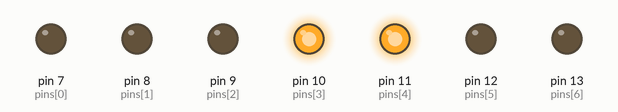
Recording of a sketch running on a simulated Arduino Uno, built with avr-gcc and run on an emulated ATmega328P. Parts: output pins drawn as LEDs (lit = HIGH).

Above: at 0.2 s.
At 1.2 s:
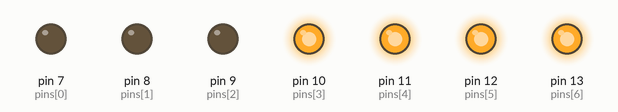
At 1.7 s:
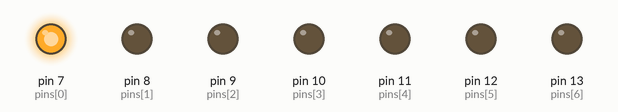
At 2.7 s:
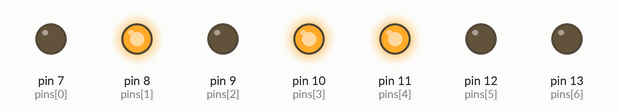
At 4.2 s:
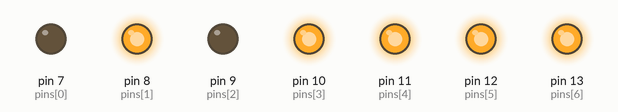
At 5.7 s:
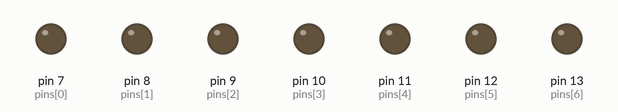
Timing chart, 0 to 6.5 s (numbered marks = the images above):
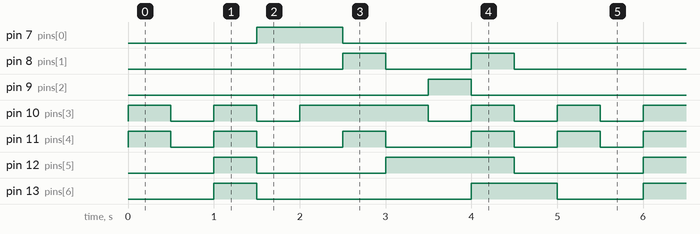

The sketch:

Display_3.ino
```cpp
//ElectronicaStore.Net
const int pins[7] = { 7, 8, 9, 10, 11, 12, 13 };
/*
const byte numbersDisplayAnode[10] = {0b1000000, //0
0b1111010, //1
0b0100100, //2
0b0101000, //3
0b0011010, //4
0b0001001, //5
0b0000001, //6
0b1111000, //7
0b0000000, //8
0b0011000}; //9
*/
const byte numbersDisplayAnode[10] = {0b0011000, //9
0b0000000, //8
0b1111000, //7
0b0000001, //6
0b0001001, //5
0b0011010, //4
0b0101000, //3
0b0100100, //2
0b1111010, //1
0b1000000}; //0

void setup() {

for(int i = 0; i < 7; i++) {
pinMode(pins[i], OUTPUT);
}                           //habilita los pines salida

lightSegments(0);
}

void loop() {

for(int i = 0; i < 10; i++) {
lightSegments(i);
delay(500);
}
}

void lightSegments(int number) {
byte numberBit = numbersDisplayAnode[number];
for (int i = 0; i < 7; i++) {
int bit = bitRead(numberBit, i);
digitalWrite(pins[i], bit);
}
}
```

Measured:
- by itself, pin 7 (pins[0]): alternates HIGH for 1.0 s and LOW for 4.0 s
- by itself, pin 8 (pins[1]): repeats every 5.0 s: LOW 1.0 s, HIGH 0.50 s, LOW 3.0 s, HIGH 0.50 s
- by itself, pin 9 (pins[2]): alternates HIGH for 0.50 s and LOW for 4.5 s
- by itself, pin 10 (pins[3]): repeats every 5.0 s: HIGH 0.50 s, LOW 0.50 s, HIGH 1.5 s, 2 × (LOW 0.50 s, HIGH 0.50 s), LOW 0.50 s
- by itself, pin 11 (pins[4]): repeats every 5.0 s: 2 × (HIGH 0.50 s, LOW 1.0 s), 2 × (HIGH 0.50 s, LOW 0.50 s)
- by itself, pin 12 (pins[5]): repeats every 5.0 s: LOW 1.5 s, HIGH 1.5 s, LOW 1.5 s, HIGH 0.50 s
- by itself, pin 13 (pins[6]): repeats every 5.0 s: LOW 2.5 s, HIGH 1.0 s, LOW 1.0 s, HIGH 0.50 s
